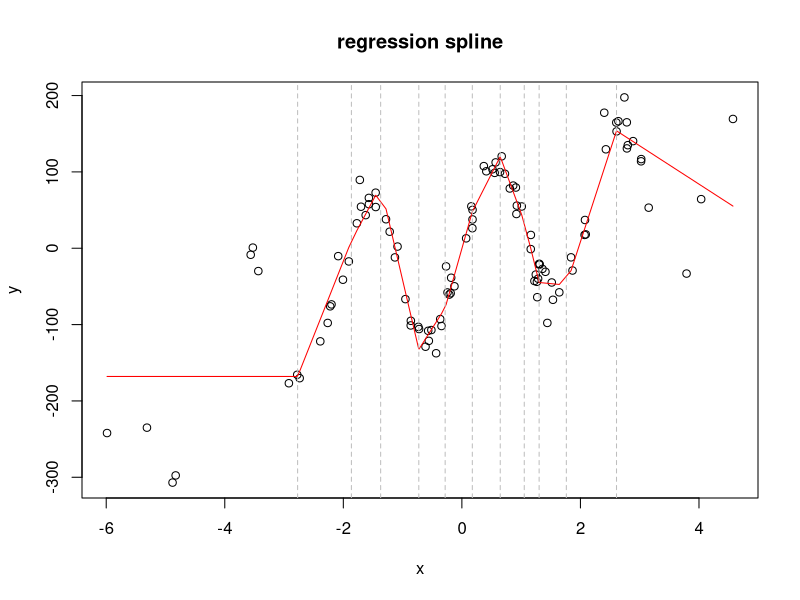

Generate this figure with R:
## ---- chunk 1
s1 = 3
v1 = c(3,4,1)
m1 = matrix(c(2,4,1,-4,-3, 5), nrow=2)
cat('example of scalar:',s1, '\n')
cat('example of vector:','\n')
print(v1)
cat('example of matrix:','\n')
print(m1)
## ---- chunk 2
m1 = matrix(c(2,4,1,-4,-3, 5), nrow=2)
m2 = matrix(c(12,24,12,23,-35, 25), nrow=2)
print('matrix A')
print(m1)
print('matrix B')
print(m2)
print('A-B')
print(m1 - m2)
## ---- chunk 3
m1 = matrix(c(2,4,1,-4,-3, 5), nrow=2)
print('original matrix')
print(m1)
print('transposed matrix')
print(t(m1))
## ---- chunk 4
m1 = matrix(c(2,4,1,-4,-3, 5), nrow=2)
print('original matrix')
print(m1)
print('matrix multiplied by 3')
print(3*m1)
## ---- chunk 5

m1 = matrix(c(2,4,1,-4,-3, 5), nrow=2)
m2 = t(matrix(c(0,2,3,1,-3, -4), nrow=2))
print('matrix A')
print(m1)
print('matrix B')
print(m2)
print('AB')
print(m1 %*%m2)

## ---- chunk 6


##data generation
N = 103
set.seed(42)
x = rnorm(N, 0, 2)
y = sin(x*3) *100 + x^2 - exp(x) + x^3 + rnorm(N,0, 20) + 20*x

##spline fitting
##I choose the knots as some random quantiles of x
myk = quantile(x, seq(0,1,0.08))
myk = myk[-c(1, length(myk))]


xmat = rep(1,N)
for (k in myk){
  hinge_a = x - k
  hinge_a[hinge_a<0] = 0
  xmat = cbind(xmat, hinge_a)
}


df = data.frame(y=y)
colnames(xmat) = paste0(colnames(xmat),1:ncol(xmat))
df = cbind(df, xmat)
spline = lm(y~.+0, data=df)

preds = predict(spline, df)

plot(x,y, main='regression spline')
lines(x[order(x)],preds[order(x)], col='red')
for (q in myk){
  abline(v=q, lty='dashed', col='grey')
}
